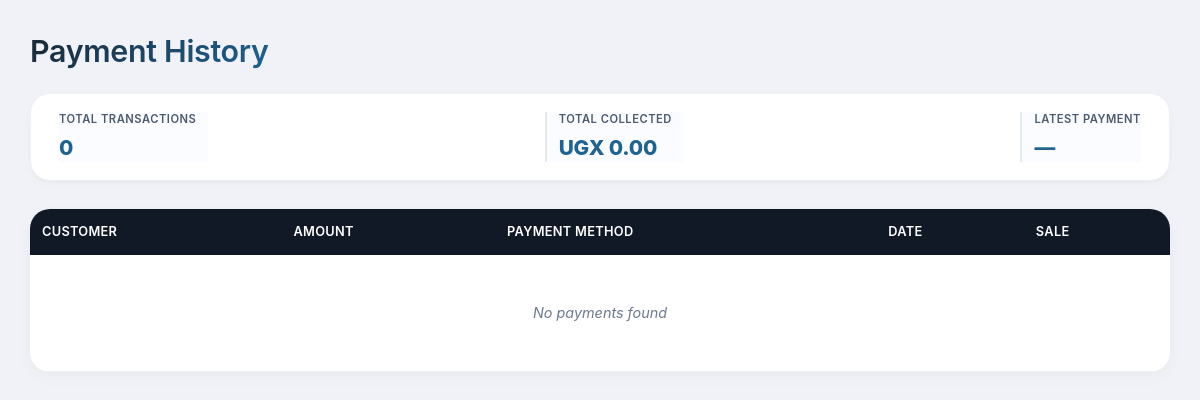
/payment/history, run on an earlier commit of the app's database.
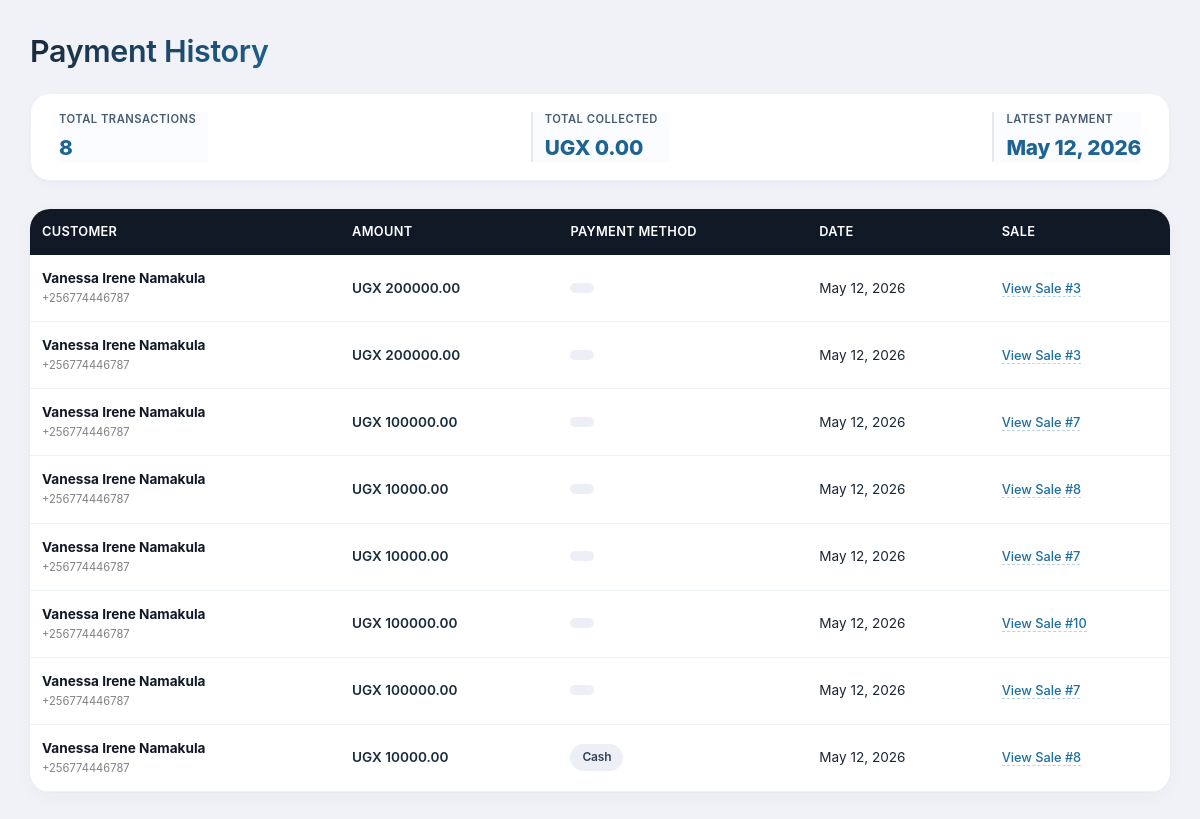
And on a later commit of the database.
### web/models.py (models this page shows, shortened)
class Payment(models.Model):
    PAYMENT_METHOD_CHOICES = [
        ('cash', 'Cash'),
        ('mobile_money', 'Mobile Money'),
        ('bank_transfer', 'Bank Transfer'),
    ]
    sale = models.ForeignKey(
        Sale,
        on_delete=models.CASCADE
    )
    amount = models.DecimalField(
        max_digits=12,
        decimal_places=2,
        validators=[MinValueValidator(Decimal('0.01'))]
    )
    payment_date = models.DateField(auto_now_add=True)
    method = models.CharField(
        max_length=20,
        choices=PAYMENT_METHOD_CHOICES
    )
    notes = models.TextField(
        blank=True,
        null=True
    )

class Sale(models.Model):
    PAYMENT_METHOD_CHOICES = [
        ('cash', 'Cash'),
        ('mobile_money', 'Mobile Money'),
        ('bank_transfer', 'Bank Transfer'),
        ('credit', 'Credit'),
    ]
    product = models.ForeignKey(
        Stock,
        on_delete=models.PROTECT
    )
    customer = models.ForeignKey(
        Customer,
        on_delete=models.SET_NULL,
        null=True
    )
    quantity_sold = models.IntegerField(
        validators=[MinValueValidator(1)]
    )
    unit_selling_price = models.DecimalField(
        max_digits=12,
        decimal_places=2,
        validators=[MinValueValidator(Decimal('0.01'))]
    )
    unit_cost_price = models.DecimalField(
        max_digits=12,
        decimal_places=2,
        validators=[MinValueValidator(Decimal('0.01'))]
    )
    subtotal = models.DecimalField(
        max_digits=12,
        decimal_places=2,
        default=Decimal('0.00')
    )
    profit = models.DecimalField(
        max_digits=12,
        decimal_places=2,
        default=Decimal('0.00')
    )
    final_total = models.DecimalField(
        max_digits=12,
        decimal_places=2,
        default=Decimal('0.00')
    )
    payment_method = models.CharField(
        max_length=20,
        choices=PAYMENT_METHOD_CHOICES,
        default='cash'
    )
    transport_fee = models.DecimalField(
        max_digits=12,
        decimal_places=2,
        default=Decimal('0.00'),
        validators=[MinValueValidator(Decimal('0.00'))]
    )
    amount_paid = models.DecimalField(
        max_digits=12,
        decimal_places=2,
        default=Decimal('0.00')
    )
    balance_due = models.DecimalField(
        max_digits=12,
        decimal_places=2,
        default=Decimal('0.00')
    )
    due_date = models.DateTimeField(
        blank=True,
        null=True
    )
    is_fully_paid = models.BooleanField(default=False)
    sale_date = models.DateTimeField(auto_now_add=True)
    sold_by = models.CharField(
        max_length=50,
        blank=True,
        null=True
    )
    notes = models.TextField(
        blank=True,
        null=True
    )

class Customer(models.Model):
    name = models.CharField(max_length=100)
    contact = models.CharField(
        max_length=20,
        blank=True,
        null=True
    )
    email = models.EmailField(
        blank=True,
        null=True
    )
    address = models.TextField(
        blank=True,
        null=True
    )
    nin = models.CharField(
        max_length=20,
        unique=True
    )
    distance_km = models.DecimalField(
        max_digits=5,
        decimal_places=2,
        default=Decimal('0.00')
    )
    is_credit_customer = models.BooleanField(default=False)

### web/views.py (the view)
# urls.py: path('payment/history', views.payment_history, name="payment_history"),
def payment_history(request):
    payments = Payment.objects.all().order_by('-payment_date')
    latest_payment = payments.first()
    context = {
        "payments":payments,
        "latest_payment":latest_payment
    }
    return render(request,"payment_history.html", context)

### web/templates/payment_history.html (shortened to what this page needs)
<!DOCTYPE html>
<html lang="en">
<head>
</head>
<body>
<div class="container">
    <h1>Payment History</h1>
    <div class="summary-bar">
        <div class="summary-item">
            <div class="summary-label">Total Transactions</div>
            <div class="summary-value">{{ payments|length }}</div>
        </div>
        <div class="summary-item">
            <div class="summary-label">Total Collected</div>
            <div class="summary-value">
                UGX {{ total_collected|default:"0.00" }}
            </div>
        </div>
        <div class="summary-item">
            <div class="summary-label">Latest Payment</div>
            <div class="summary-value">
                {% if latest_payment %}
                    {{ latest_payment.payment_date|date:"M d, Y" }}
                {% else %}
                    —
                {% endif %}
            </div>
        </div>
    </div>
    <table>
        <thead>
        <tr>
            <th>Customer</th>
            <th>Amount</th>
            <th>Payment Method</th>
            <th>Date</th>
            <th>Sale</th>
        </tr>
        </thead>
        <tbody>
        {% for payment in payments %}
            <tr>
                <td>
                    <strong>{{ payment.sale.customer.name }}</strong><br>
                    <small style="color: gray;">
                        {{ payment.sale.customer.contact }}
                    </small>
                </td>
                <td>
                    UGX {{ payment.amount|floatformat:2 }}
                </td>
                <td>
                    <span class="method-badge {{ payment.method }}">
                        {{ payment.get_method_display }}
                    </span>
                </td>
                <td>
                    {{ payment.payment_date|date:"M d, Y" }}
                </td>
                <td>
                    <a class="link" href="{% url 'sale_details' payment.sale.id %}">
                        View Sale #{{ payment.sale.id }}
                    </a>
                </td>
            </tr>
        {% empty %}
            <tr>
                <td colspan="5" class="empty">
                    No payments found
                </td>
            </tr>
        {% endfor %}
        </tbody>
    </table>
</div>
</body>
</html>

What changed in the data, as far as the page shows it:
added Payment: payment_date "May 12, 2026", sale.customer.name "Vanessa Irene Namakula", sale.customer.contact "+256774446787", amount "200000.00", sale.id "3"
added Payment: sale.customer.name "Vanessa Irene Namakula", sale.customer.contact "+256774446787", amount "200000.00", payment_date "May 12, 2026", sale.id "3"
added Payment: sale.customer.name "Vanessa Irene Namakula", sale.customer.contact "+256774446787", amount "100000.00", payment_date "May 12, 2026", sale.id "7"
added Payment: sale.customer.name "Vanessa Irene Namakula", sale.customer.contact "+256774446787", amount "10000.00", payment_date "May 12, 2026", sale.id "8"
added Payment: sale.customer.name "Vanessa Irene Namakula", sale.customer.contact "+256774446787", amount "10000.00", payment_date "May 12, 2026", sale.id "7"
added Payment: sale.customer.name "Vanessa Irene Namakula", sale.customer.contact "+256774446787", amount "100000.00", payment_date "May 12, 2026", sale.id "10"
added Payment: sale.customer.name "Vanessa Irene Namakula", sale.customer.contact "+256774446787", amount "100000.00", payment_date "May 12, 2026", sale.id "7"
added Payment: sale.customer.name "Vanessa Irene Namakula", sale.customer.contact "+256774446787", amount "10000.00", method "Cash", payment_date "May 12, 2026", sale.id "8"
Also different on the page:
{{ payments|length }}: "0" → "8"
text no longer shown: "— No payments found"
